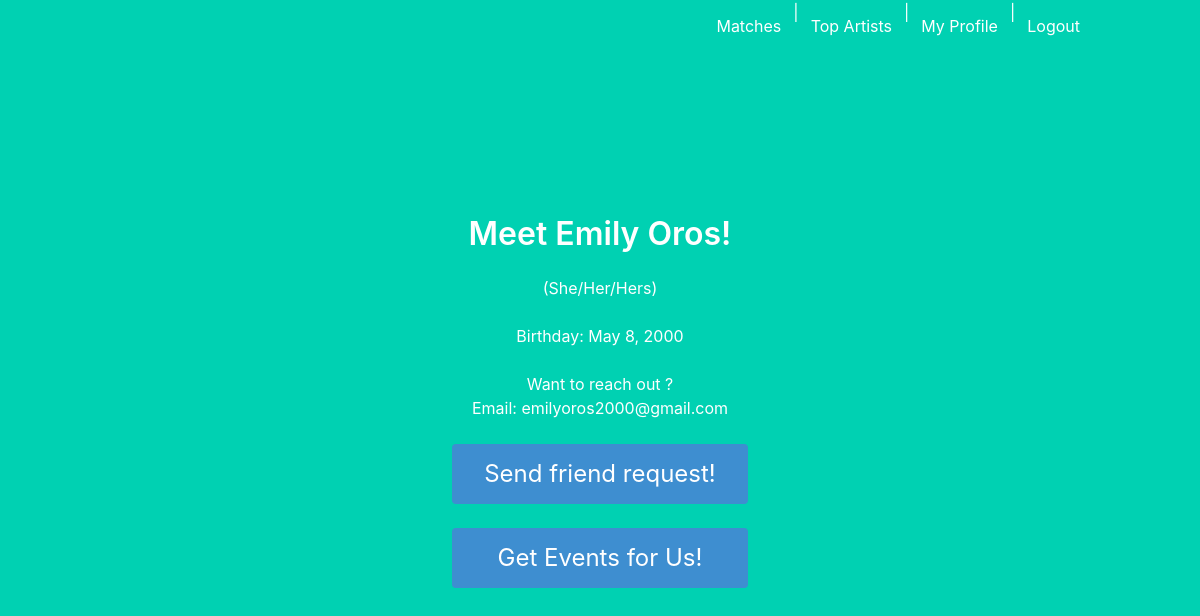
Screenshot of /music/match_user_page/8 (signed in) with the database file from the repository.
### musicmatch/models.py (models this page shows, shortened)
class UserProfile(models.Model):
    PRONOUNS = [
        ('HH', 'He/Him/His'),
        ('SS', 'She/Her/Hers'),
        ('TT', 'They/Them/Theirs'),
        ('HT', 'He/They'),
        ('ST', 'She/They'),
        ('AM', 'Please Ask For My Pronouns'),
    ]
    user = models.OneToOneField(User, on_delete=models.CASCADE, null=True)
    email = models.EmailField(blank=True)
    first_name = models.CharField(max_length = 64, blank = True)
    last_name = models.CharField(max_length = 64, blank = True)
    pronouns = models.CharField(max_length=4, choices=PRONOUNS, default='AM', blank=True)
    dob = models.DateField(null=True, blank=True)
    access_token = models.CharField(max_length = 500, blank = True)
    refresh_token = models.CharField(max_length = 500, blank = True)
    friend_requests = models.ManyToManyField('self', blank=True, symmetrical=False, related_name ='requests')
    friends = models.ManyToManyField('self', blank=True)
    def get_friends(self):
        return self.friends.all()

### musicmatch/views.py (the view)
# urls.py: path('match_user_page/<int:pk>', ShowMatchPage.as_view(), name='match_user_page'),
class ShowMatchPage(LoginRequiredMixin, DetailView):
    model = UserProfile
    context_object_name = "match"
    template_name = 'musicmatch/match_profile_page.html'
    login_url = '/login/'
    def get_context_data(self, **kwargs):
        context = super(ShowMatchPage, self).get_context_data(**kwargs)
        profile = UserProfile.objects.get(user=self.request.user)
        context['profile'] = profile
        match = self.get_object()
        if match in profile.get_friends():
            context['already_friend'] = True
        else:
            context['already_friend'] = False
        return context

### musicmatch/templates/musicmatch/match_profile_page.html (shortened to what this page needs)
{% extends "musicmatch/base.html" %}
{% block content %}
<div class="column is-4 is-offset-4">
<h1 class="title"> Meet {{match.first_name}} {{match.last_name}}! </h1>
<h3> ({{match.get_pronouns_display}}) </h3>
<br>
Birthday: {{match.dob}}
<br>
<br>
Want to reach out ?
<br>
Email: {{match.email}}
<br>
<br>
{% if already_friend %}
<p style='color:red'>*Already friend</p>
{% else %}
<form action="{% url 'friend_request' match.pk %}" method='POST'>
  <button class="button is-block is-info is-large is-fullwidth">Send friend request!</button>
</form>
{% endif %}
<br>
<form action="{% url 'match_events' match.pk %}" method='POST'>
  <button class="button is-block is-info is-large is-fullwidth">Get Events for Us!</button>
</form>
<br>
<br>
</div>
{% endblock %}

### rows the page displays
UserProfile: first_name "Emily", last_name "Oros", pronouns "She/Her/Hers", dob "May 8, 2000", email "emilyoros2000@gmail.com"
